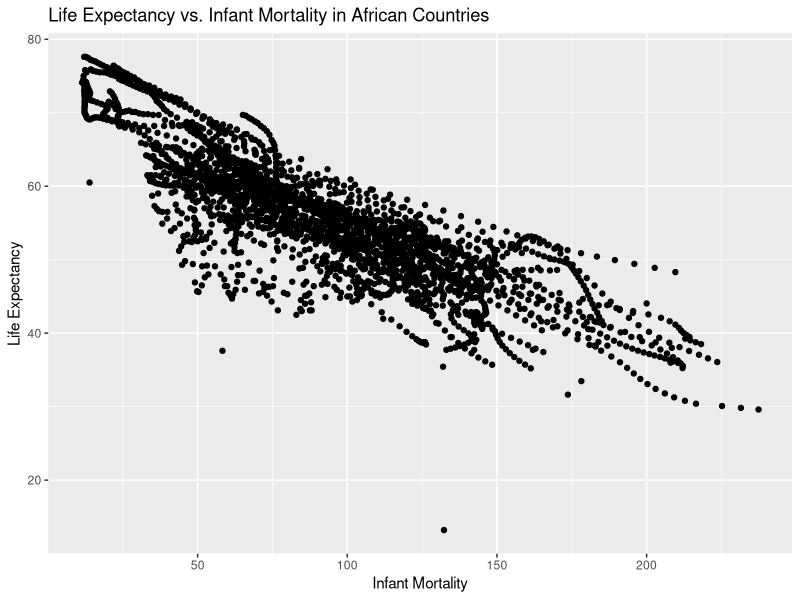
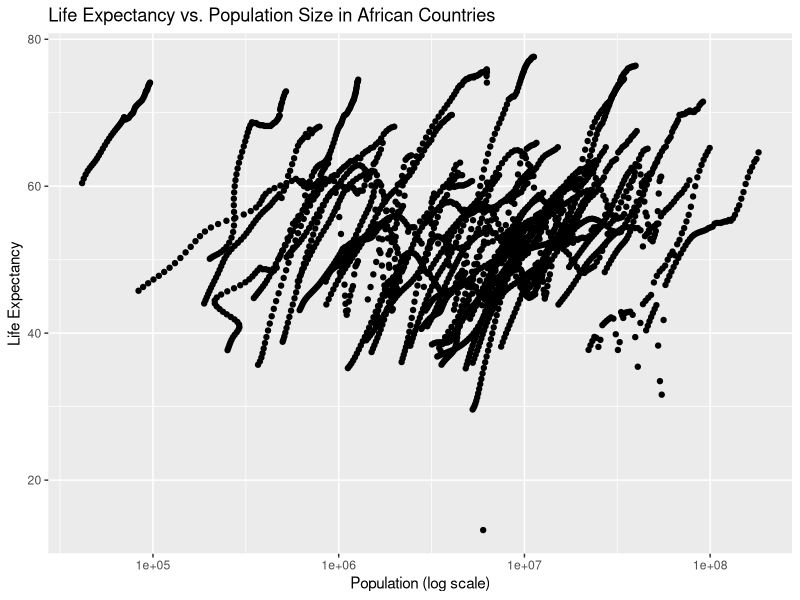
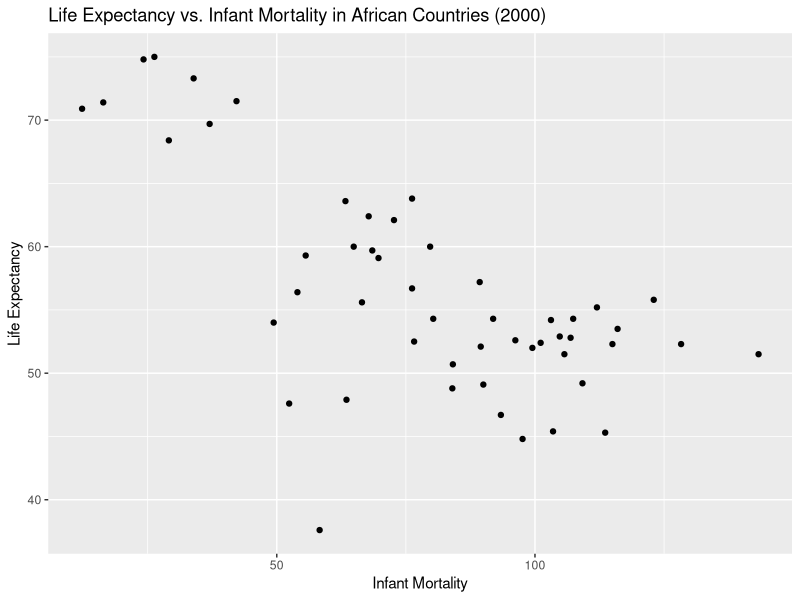
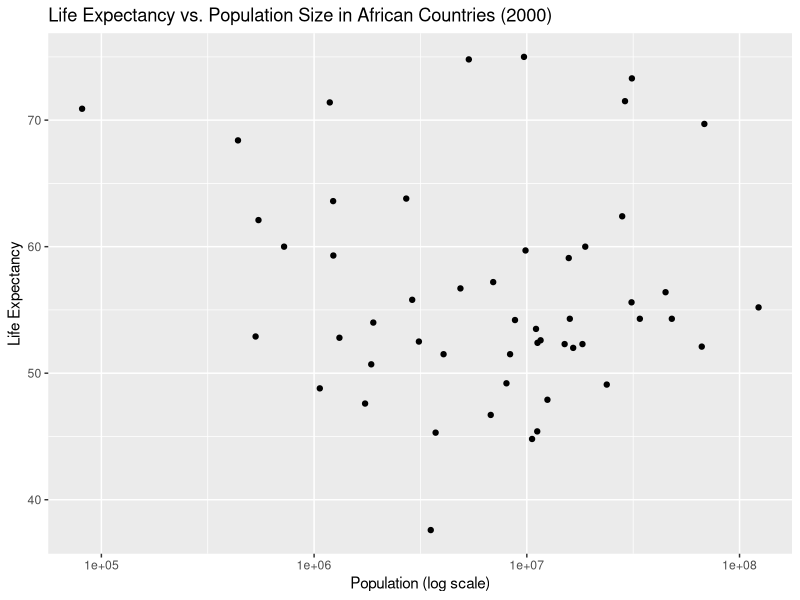
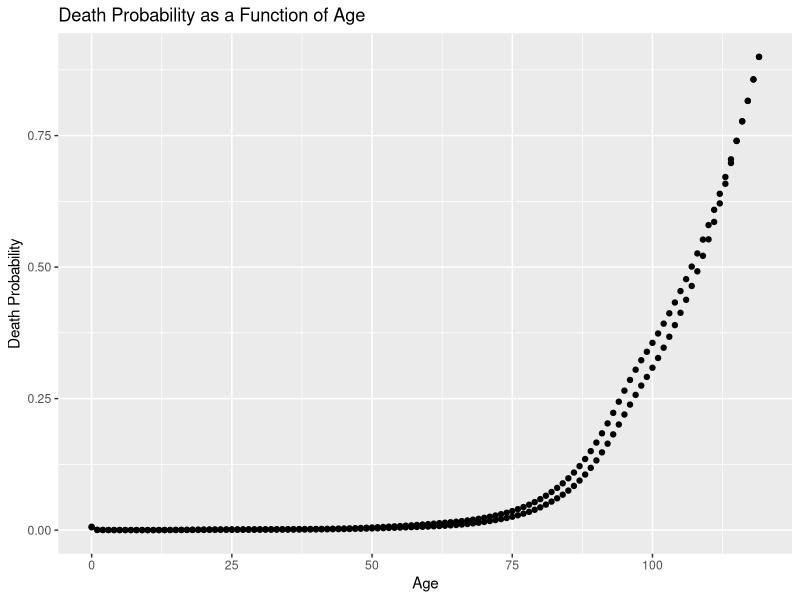
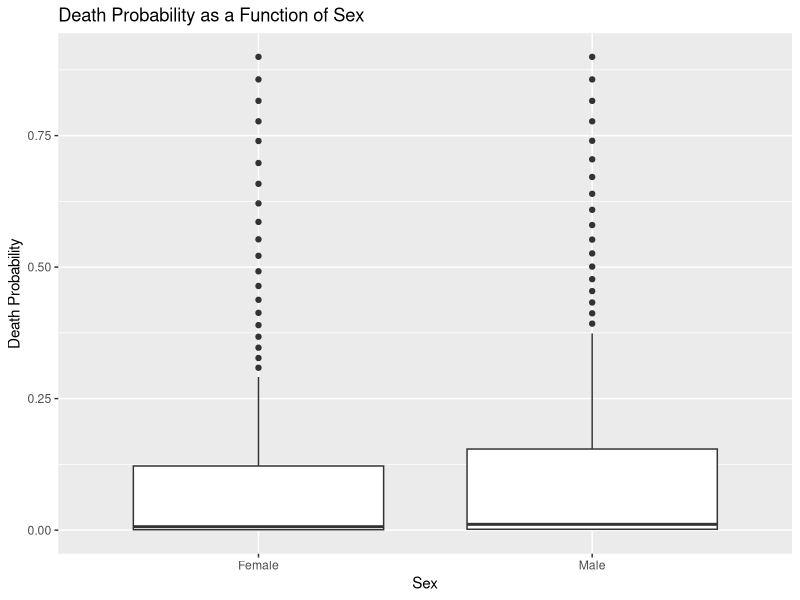

These charts were generated, in order, by the following R code:
## ---- chunk 1
library(dslabs)
library(ggplot2)
## ---- chunk 2
help(gapminder)

str(gapminder)
## ---- chunk 3
summary(gapminder)
## ---- chunk 4
class(gapminder)
## ---- chunk 5
africadata <- gapminder[gapminder$continent == "Africa", ]
str(africadata)
summary(africadata)
## ---- chunk 6
africa_infant_life <- africadata[, c("infant_mortality", "life_expectancy")]
africa_pop_life <- africadata[, c("population", "life_expectancy")]
## ---- chunk 7
ggplot(africa_infant_life, aes(x = infant_mortality, y = life_expectancy)) +
  geom_point() +
  labs(title = "Life Expectancy vs. Infant Mortality in African Countries",
       x = "Infant Mortality",
       y = "Life Expectancy") 
## ---- chunk 8
ggplot(africa_pop_life, aes(x = population, y = life_expectancy)) +
  geom_point() +
  scale_x_log10() +
  labs(title = "Life Expectancy vs. Population Size in African Countries",
       x = "Population (log scale)",
       y = "Life Expectancy")
## ---- chunk 9
str(africadata)
## ---- chunk 10
missing_infant_mortality <- aggregate(infant_mortality ~ year, data = africadata, function(x) sum(is.na(x)))
print(missing_infant_mortality)
## ---- chunk 11
africa_2000 <- africadata[africadata$year == 2000, ]

str(africa_2000)

summary(africa_2000)
## ---- chunk 12
ggplot(africa_2000, aes(x = infant_mortality, y = life_expectancy)) +
  geom_point() +
  labs(title = "Life Expectancy vs. Infant Mortality in African Countries (2000)",
       x = "Infant Mortality",
       y = "Life Expectancy")
## ---- chunk 13
ggplot(africa_2000, aes(x = population, y = life_expectancy)) +
  geom_point() +
  scale_x_log10() +
  labs(title = "Life Expectancy vs. Population Size in African Countries (2000)",
       x = "Population (log scale)",
       y = "Life Expectancy")
## ---- chunk 14
fit1 <- lm(life_expectancy ~ infant_mortality, data = africa_2000)
fit2 <- lm(life_expectancy ~ population, data = africa_2000)
## ---- chunk 15
summary(fit1)
summary(fit2)
## ---- chunk 16
data(death_prob)
class(death_prob)
str(death_prob)
## ---- chunk 17
women_death_prob <- subset(death_prob, sex == "Female")
str(women_death_prob)
summary(women_death_prob)
## ---- chunk 18
age_death_prob <- death_prob[, c("age", "prob")]
sex_death_prob <- death_prob[, c("sex", "prob")]
## ---- chunk 19
str(age_death_prob)
str(sex_death_prob)
## ---- chunk 20
summary(age_death_prob)
summary(sex_death_prob)
## ---- chunk 21
ggplot(age_death_prob, aes(x = age, y = prob)) +
  geom_point() +
  labs(title = "Death Probability as a Function of Age",
       x = "Age",
       y = "Death Probability")
## ---- chunk 22
ggplot(sex_death_prob, aes(x = sex, y = prob)) +
  geom_boxplot() +
  labs(title = "Death Probability as a Function of Sex",
       x = "Sex",
       y = "Death Probability")
## ---- chunk 23
fit_age <- lm(prob ~ age, data = age_death_prob)
fit_sex <- lm(prob ~ sex, data = sex_death_prob)
## ---- chunk 24
summary(fit_age)
summary(fit_sex)
